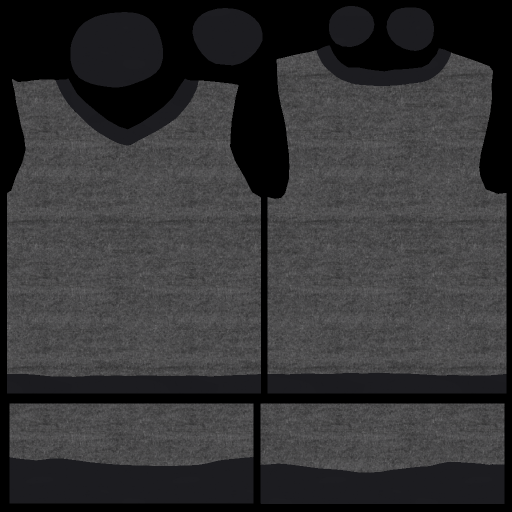
#> input picture tools/_inspect/remy_top_diffuse.png, 1024 x 1024 px (shown at 1/2 size)
$ python zoom_captura.py _inspect/remy_top_diffuse.png _inspect/remy_top_vest.png
#> lines starting #> are read from the running program, lines starting #| are printed output that depends on the picture
"""Amplia una captura de pantalla para poder mirar el pulgar de cerca.

Uso: py tools/zoom_captura.py <ruta> [nombre]
"""
import sys
from pathlib import Path

from PIL import Image

ROOT = Path(__file__).resolve().parents[1]
OUT = ROOT / "tools" / "screenshots" / "zoom_captura"


def main():
    src = Path(sys.argv[1])
    nombre = sys.argv[2] if len(sys.argv) > 2 else src.stem[:24]
    OUT.mkdir(parents=True, exist_ok=True)

    img = Image.open(src).convert("RGB")
#> img is the input picture: PIL image 1024x1024 RGB; mean R, G, B 51.9, 51.6, 52.8
    escala = max(1, int(1000 / max(img.size)))
#> escala = 1
    img.resize((img.width * escala, img.height * escala), Image.LANCZOS).save(
        OUT / f"{nombre}_x{escala}.png"
    )
    print(src.name, img.size, "->", f"x{escala}")
#| remy_top_diffuse.png (1024, 1024) -> x1

    # la mano ocupa el tercio superior izquierdo de la captura de la app
    w, h = img.size
#> w = 1024; h = 1024
    rec = img.crop((0, 0, int(w * 0.62), int(h * 0.78)))
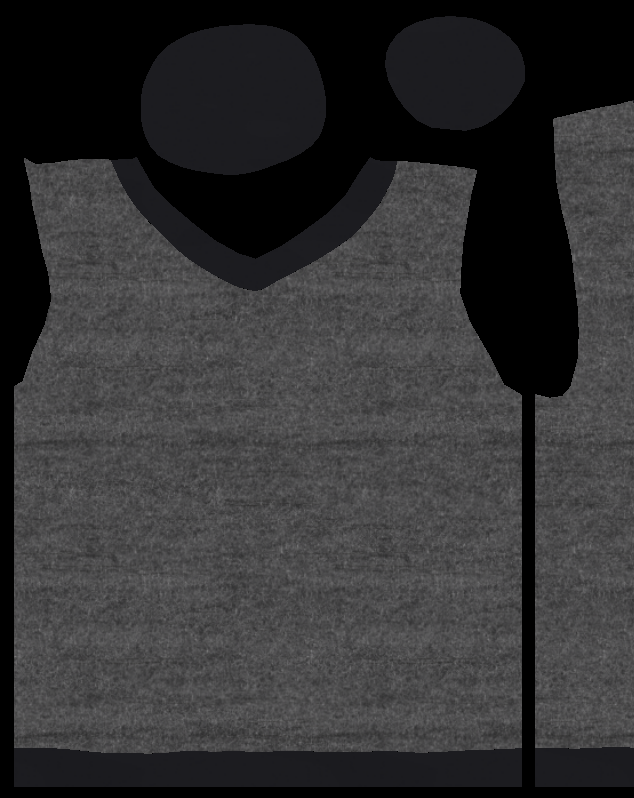
#> rec: PIL image 634x798 RGB; mean R, G, B 50.8, 50.5, 51.6
    rec.resize((rec.width * escala * 2, rec.height * escala * 2), Image.LANCZOS).save(
        OUT / f"{nombre}_mano.png"
    )
    print("->", OUT)


if __name__ == "__main__":
    main()
